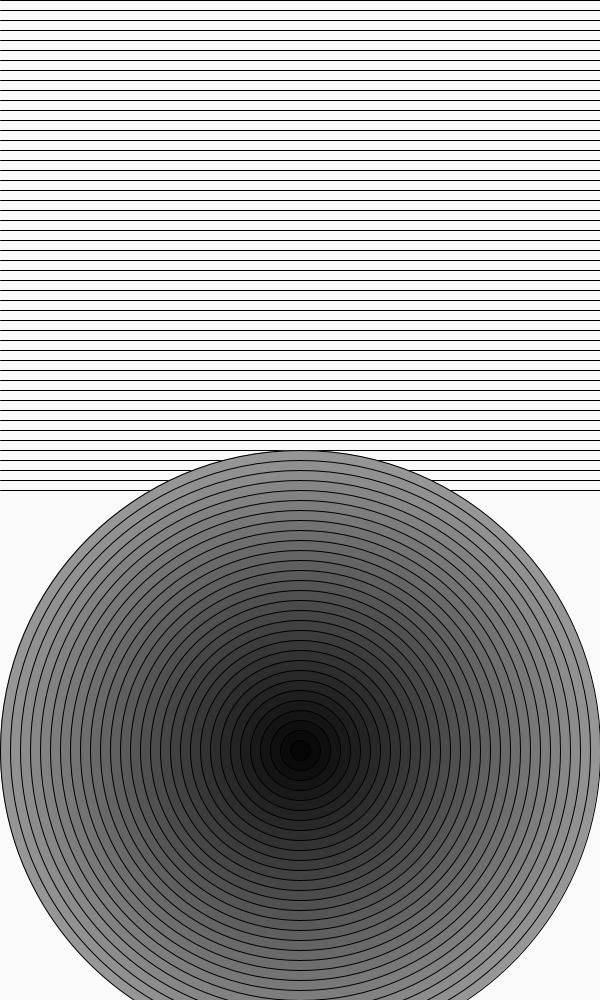
Frame 1 (no input)
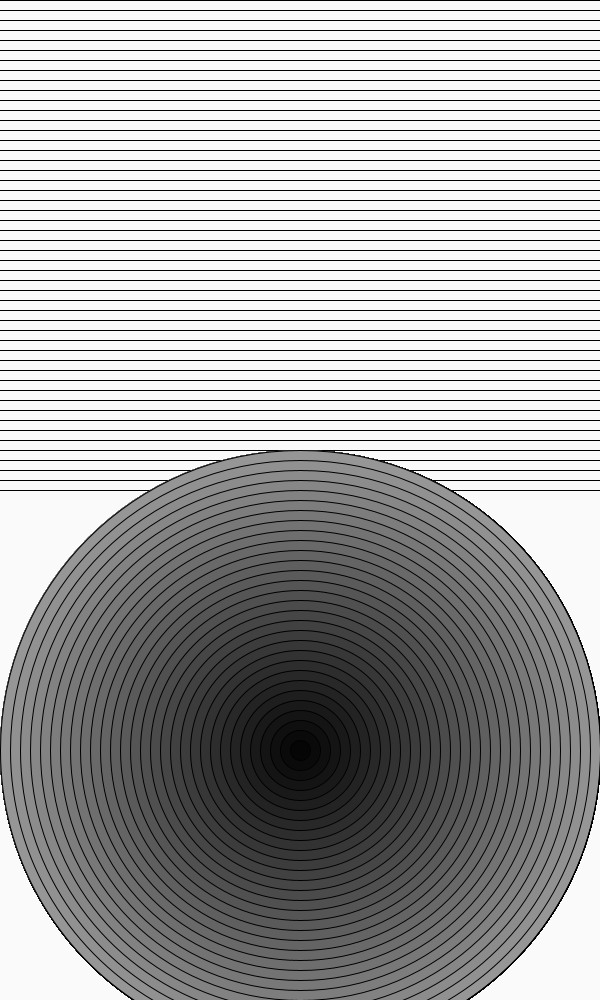
Frame 60 (the mouse pressed at the canvas centre just before this capture)
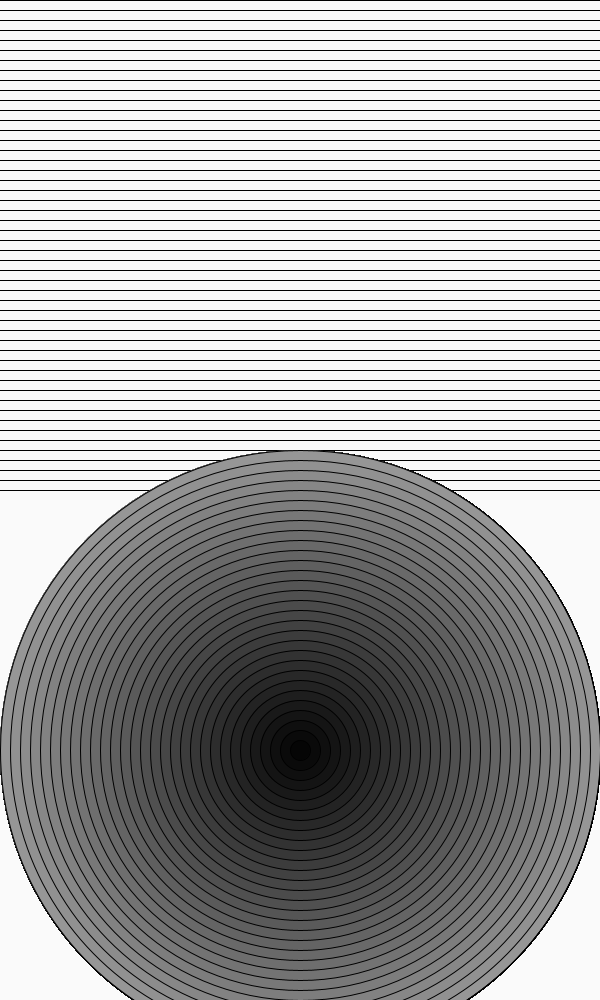
Frame 120 (the mouse held since frame 60 and released just before this capture)

The Processing sketch that drew these frames (run headless with seeded random() and noise(); from frame 60 on, the mouse is pressed at the canvas centre):

// Processing sketch: loops_2
// ── loops_2.pde
int lineSpacing = 10;
int ellipseSpacing = 20;

void setup(){
  size(600, 1000);
  background(250);
  
}

void draw(){
  for(int i = 0;i<height/(2*lineSpacing); i++){
    line(0, i*lineSpacing, 600, i*lineSpacing);
  }
  
  noFill();
  for(int j = width/ellipseSpacing; j>0; j--){
    fill(j*5);
    ellipse(width/2, (height*3)/4, j*ellipseSpacing, j*ellipseSpacing);
  }
  
}
